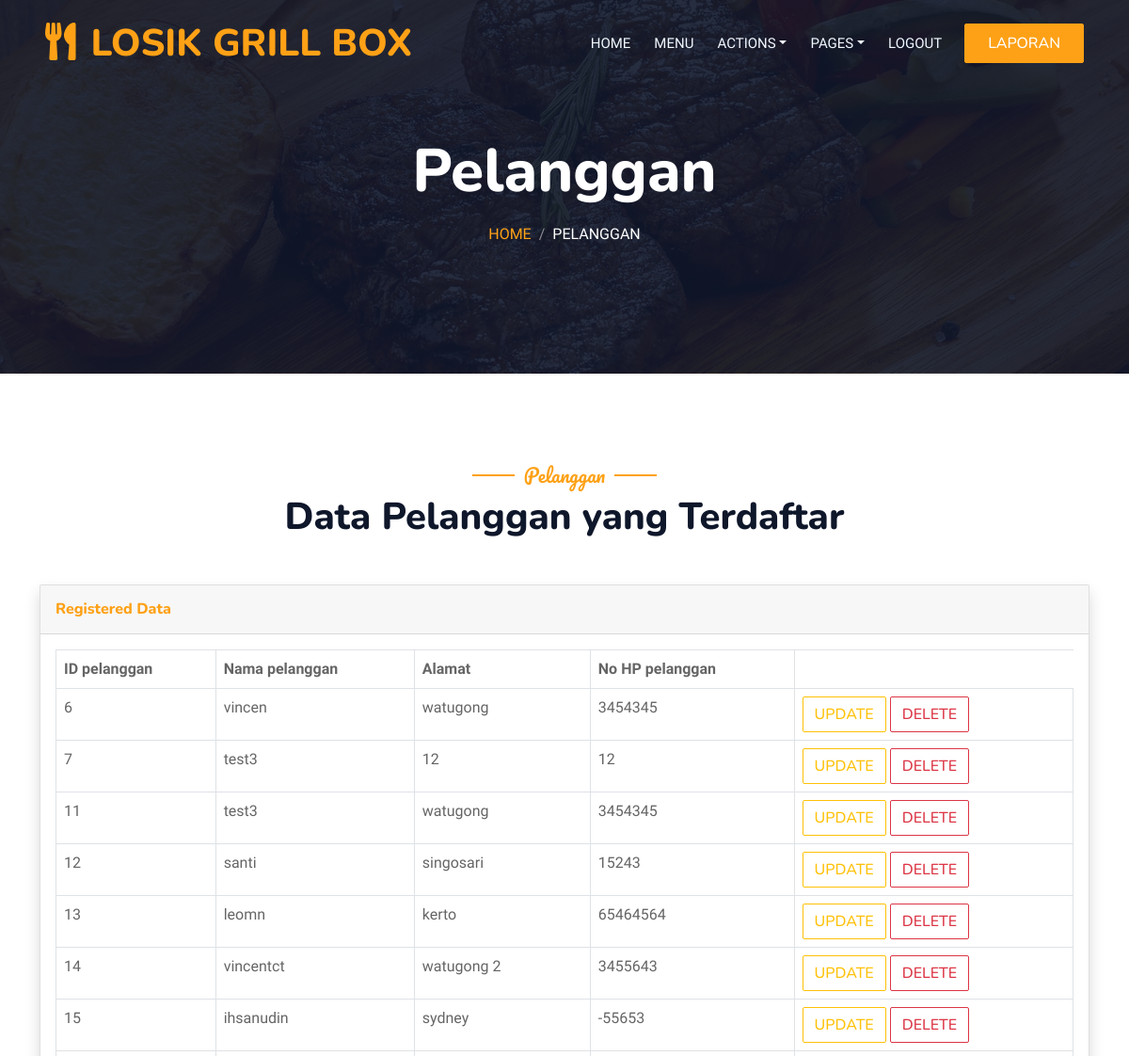
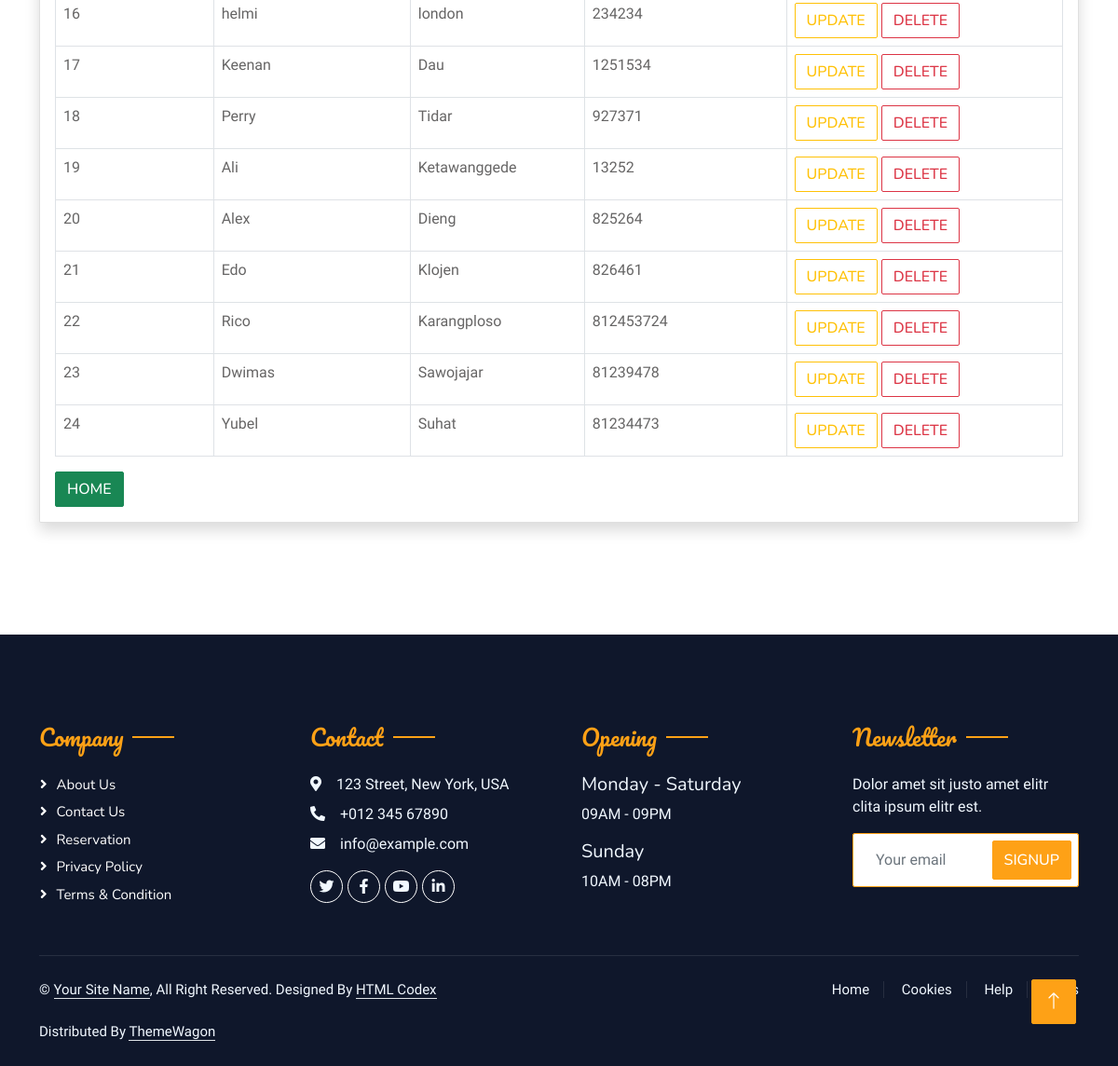
Page /pelanggan (signed in) on the committed database (2 pictures, top to bottom).
### grill/models.py (models this page shows, shortened)
class pelanggan(models.Model):
    id_pelanggan = models.AutoField(primary_key=True)
    nama_pelanggan = models.CharField(max_length=50)
    alamat = models.CharField(max_length=250)
    no_hp_pelanggan = models.IntegerField()

### grill/decorators.py (the view)
        def wrap(request,*args, **kwargs):
            group = None
            if request.user.groups.exists():
                group = request.user.groups.all()[0].name
            if group in allowed_roles:
                return func(request, *args, **kwargs)
            else:
                return render(request, 'logins/404.html')

### grill/context_processors.py (called while the page is built)
def asadmin(request):
    return {'asadmin':request.user.groups.filter(name='admin').exists()}

def asowner(request):
    return {'asowner':request.user.groups.filter(name='owner').exists()}

### grill/views.py (called while the page is built)
@login_required(login_url="login")
@role_required(["owner","admin"])
def pelanggan(request):
    pelangganobj = models.pelanggan.objects.all()
    return render(request, 'pelanggan/pelanggan.html',
                  {'pelangganobj': pelangganobj})

### grill/templates/pelanggan/pelanggan.html (shortened to what this page needs)
{% load static %}
<!DOCTYPE html>
<html lang="en">
<head>
    <link href="https://cdnjs.cloudflare.com/ajax/libs/font-awesome/5.10.0/css/all.min.css" rel="stylesheet">
    <link href="https://cdn.jsdelivr.net/npm/bootstrap-icons@1.4.1/font/bootstrap-icons.css" rel="stylesheet">
    <link href="{% static 'lib/animate/animate.min.css' %}" rel="stylesheet">
    <link href="{% static 'lib/owlcarousel/assets/owl.carousel.min.css' %}" rel="stylesheet">
    <link href="{% static 'lib/tempusdominus/css/tempusdominus-bootstrap-4.min.css' %}" rel="stylesheet" />
    <link href="{% static 'css/bootstrap.min.css' %}" rel="stylesheet">
    <link href="{% static 'css/style.css' %}" rel="stylesheet">
</head>
<body>
    <div class="container-xxl bg-white p-0">
        <div class="container-xxl position-relative p-0">
            <nav class="navbar navbar-expand-lg navbar-dark bg-dark px-4 px-lg-5 py-3 py-lg-0">
                <a href="" class="navbar-brand p-0">
                    <h1 class="text-primary m-0"><i class="fa fa-utensils me-3"></i>LOSIK GRILL BOX</h1>
                </a>
                <div class="collapse navbar-collapse" id="navbarCollapse">
                    <div class="navbar-nav ms-auto py-0 pe-4">
                        <a href="{% url 'login' %}" class="nav-item nav-link">Home</a>
                        <a href="{% url 'paket' %}" class="nav-item nav-link">Menu</a>
                        <div class="nav-item dropdown">
                            {% if asowner %}
                            <a href="#" class="nav-link dropdown-toggle" data-bs-toggle="dropdown">Actions</a>
                            {% endif %}
                        </div>
                        <div class="nav-item dropdown">
                            <a href="#" class="nav-link dropdown-toggle" data-bs-toggle="dropdown">Pages</a>
                        </div>
                        <a href="{% url 'performlogout' %}" class="nav-item nav-link">Logout</a>
                    </div>
                    {% if asowner %}
                    <a href="{% url 'laporan' %}" class="btn btn-primary py-2 px-4">Laporan</a>
                    {% endif %}
                </div>
            </nav>
            <div class="container-xxl py-5 bg-dark hero-header mb-5">
                <div class="container text-center my-5 pt-5 pb-4">
                    <h1 class="display-3 text-white mb-3 animated slideInDown">Pelanggan</h1>
                    <nav aria-label="breadcrumb">
                        <ol class="breadcrumb justify-content-center text-uppercase">
                            <li class="breadcrumb-item"><a href="{% url 'login' %}">Home</a></li>
                            <li class="breadcrumb-item text-white active" aria-current="page">Pelanggan</li>
                        </ol>
                    </nav>
                </div>
            </div>
        </div>
        <div class="container-xxl py-5">
            <div class="container">
                <div class="text-center wow fadeInUp" data-wow-delay="0.1s">
                    <h5 class="section-title ff-secondary text-center text-primary fw-normal">Pelanggan</h5>
                    <h1 class="mb-5">Data Pelanggan yang Terdaftar</h1>
                </div>
                <div class="card shadow mb-4">
                    <div class="card-header py-3">
                        <h6 class="m-0 font-weight-bold text-primary">Registered Data</h6>
                    </div>
                    <div class="card-body">
                        <div class="table-responsive">
                            <table class="table table-bordered" id="dataTable" width="100%" cellspacing="0">
                                <thead>
                                    <tr>
                                        <th>ID pelanggan</th>
                                        <th>Nama pelanggan</th>
                                        <th>Alamat</th>
                                        <th>No HP pelanggan</th>
                                    </tr>
                                </thead>
                                <tbody>
                                    {% for item in pelangganobj %}
                                    <tr>
                                        <td>{{ item.id_pelanggan }}</td>
                                        <td>{{ item.nama_pelanggan }}</td>
                                        <td>{{ item.alamat }}</td>
                                        <td>{{ item.no_hp_pelanggan }}</td>
                                        <td>
                                            <a href="{% url 'upelanggan' item.id_pelanggan %}"><button class="btn btn-outline-warning">Update</button></a>
                                            <a href="{% url 'dpelanggan' item.id_pelanggan  %}"><button class="btn btn-outline-danger">Delete</button></a>
                                        </td>
                                    </tr>
                                    {% endfor %}
                                </tbody>
                            </table>
                            </body>
                            <a href="{% url 'login' %}"><button class="btn btn-success">Home</button></a>
        <div class="container-fluid bg-dark text-light footer pt-5 mt-5 wow fadeIn" data-wow-delay="0.1s">
            <div class="container py-5">
                <div class="row g-5">
                    <div class="col-lg-3 col-md-6">
                        <h4 class="section-title ff-secondary text-start text-primary fw-normal mb-4">Company</h4>
                        <a class="btn btn-link" href="">About Us</a>
                        <a class="btn btn-link" href="">Contact Us</a>
                        <a class="btn btn-link" href="">Reservation</a>
                        <a class="btn btn-link" href="">Privacy Policy</a>
                        <a class="btn btn-link" href="">Terms & Condition</a>
                    </div>
                    <div class="col-lg-3 col-md-6">
                        <h4 class="section-title ff-secondary text-start text-primary fw-normal mb-4">Contact</h4>
                        <p class="mb-2"><i class="fa fa-map-marker-alt me-3"></i>123 Street, New York, USA</p>
                        <p class="mb-2"><i class="fa fa-phone-alt me-3"></i>+012 345 67890</p>
                        <p class="mb-2"><i class="fa fa-envelope me-3"></i>info@example.com</p>
                        <div class="d-flex pt-2">
                            <a class="btn btn-outline-light btn-social" href=""><i class="fab fa-twitter"></i></a>
                            <a class="btn btn-outline-light btn-social" href=""><i class="fab fa-facebook-f"></i></a>
                            <a class="btn btn-outline-light btn-social" href=""><i class="fab fa-youtube"></i></a>
                            <a class="btn btn-outline-light btn-social" href=""><i class="fab fa-linkedin-in"></i></a>
                        </div>
                    </div>
                    <div class="col-lg-3 col-md-6">
                        <h4 class="section-title ff-secondary text-start text-primary fw-normal mb-4">Opening</h4>
                        <h5 class="text-light fw-normal">Monday - Saturday</h5>
                        <p>09AM - 09PM</p>
                        <h5 class="text-light fw-normal">Sunday</h5>
                        <p>10AM - 08PM</p>
                    </div>
                    <div class="col-lg-3 col-md-6">
                        <h4 class="section-title ff-secondary text-start text-primary fw-normal mb-4">Newsletter</h4>
                        <p>Dolor amet sit justo amet elitr clita ipsum elitr est.</p>
                        <div class="position-relative mx-auto" style="max-width: 400px;">
                            <input class="form-control border-primary w-100 py-3 ps-4 pe-5" type="text" placeholder="Your email">
                            <button type="button" class="btn btn-primary py-2 position-absolute top-0 end-0 mt-2 me-2">SignUp</button>
                        </div>
                    </div>
                </div>
            </div>
            <div class="container">
                <div class="copyright">
                    <div class="row">
                        <div class="col-md-6 text-center text-md-start mb-3 mb-md-0">
                            &copy; <a class="border-bottom" href="#">Your Site Name</a>, All Right Reserved.
							Designed By <a class="border-bottom" href="https://htmlcodex.com">HTML Codex</a><br><br>
                            Distributed By <a class="border-bottom" href="https://themewagon.com" target="_blank">ThemeWagon</a>
                        </div>
                        <div class="col-md-6 text-center text-md-end">
                            <div class="footer-menu">
                                <a href="">Home</a>
                                <a href="">Cookies</a>
                                <a href="">Help</a>
                                <a href="">FQAs</a>
                            </div>
                        </div>
                    </div>
                </div>
            </div>
        </div>
        <a href="#" class="btn btn-lg btn-primary btn-lg-square back-to-top"><i class="bi bi-arrow-up"></i></a>
</body>
</html>

### static/css/style.css (style rules this page uses)
:root { --primary: #FEA116; --light: #F1F8FF; --dark: #0F172B; }
.ff-secondary { font-family: 'Pacifico', cursive; }
.back-to-top { position: fixed; display: none; right: 45px; bottom: 45px; z-index: 99; }
.btn { font-family: 'Nunito', sans-serif; font-weight: 500; text-transform: uppercase; transition: .5s; }
.btn.btn-primary, .btn.btn-secondary { color: #FFFFFF; }
.btn-lg-square { width: 48px; height: 48px; }
.btn-square, .btn-sm-square, .btn-lg-square { padding: 0; display: flex; align-items: center; justify-content: center; font-weight: normal; border-radius: 2px; }
.navbar-dark .navbar-nav .nav-link { position: relative; margin-left: 25px; padding: 35px 0; font-size: 15px; color: var(--light) !important; text-transform: uppercase; font-weight: 500; outline: none; transition: .5s; }
@media (min-width: 992px) { .navbar-dark { position: absolute; width: 100%; top: 0; left: 0; z-index: 999; background: transparent !important; } }
.hero-header { background: linear-gradient(rgba(15, 23, 43, .9), rgba(15, 23, 43, .9)), url(../img/bg-hero.jpg); background-position: center center; background-repeat: no-repeat; background-size: cover; }
.breadcrumb-item + .breadcrumb-item::before { color: rgba(255, 255, 255, .5); }
.section-title { position: relative; display: inline-block; }
.section-title::before { position: absolute; content: ""; width: 45px; height: 2px; top: 50%; left: -55px; margin-top: -1px; background: var(--primary); }
.section-title::after { position: absolute; content: ""; width: 45px; height: 2px; top: 50%; right: -55px; margin-top: -1px; background: var(--primary); }
.section-title.text-start::before, .section-title.text-end::after { display: none; }
.footer .btn.btn-social { margin-right: 5px; width: 35px; height: 35px; display: flex; align-items: center; justify-content: center; color: var(--light); border: 1px solid #FFFFFF; border-radius: 35px; transition: .3s; }
.footer .btn.btn-link { display: block; margin-bottom: 5px; padding: 0; text-align: left; color: #FFFFFF; font-size: 15px; font-weight: normal; text-transform: capitalize; transition: .3s; }
.footer .btn.btn-link::before { position: relative; content: "\f105"; font-family: "Font Awesome 5 Free"; font-weight: 900; margin-right: 10px; }
.footer .copyright { padding: 25px 0; font-size: 15px; border-top: 1px solid rgba(256, 256, 256, .1); }
.footer .copyright a { color: var(--light); }
.footer .footer-menu a { margin-right: 15px; padding-right: 15px; border-right: 1px solid rgba(255, 255, 255, .1); }
.footer .footer-menu a:last-child { margin-right: 0; padding-right: 0; border-right: none; }

### rows in the picture
pelanggan: id_pelanggan "6", nama_pelanggan "vincen", alamat "watugong", no_hp_pelanggan "3454345"
pelanggan: id_pelanggan "7", nama_pelanggan "test3", alamat "12", no_hp_pelanggan "12"
pelanggan: id_pelanggan "11", nama_pelanggan "test3", alamat "watugong", no_hp_pelanggan "3454345"
pelanggan: id_pelanggan "12", nama_pelanggan "santi", alamat "singosari", no_hp_pelanggan "15243"
pelanggan: id_pelanggan "13", nama_pelanggan "leomn", alamat "kerto", no_hp_pelanggan "65464564"
pelanggan: id_pelanggan "14", nama_pelanggan "vincentct", alamat "watugong 2", no_hp_pelanggan "3455643"
pelanggan: id_pelanggan "15", nama_pelanggan "ihsanudin", alamat "sydney", no_hp_pelanggan "-55653"
pelanggan: id_pelanggan "16", nama_pelanggan "helmi", alamat "london", no_hp_pelanggan "234234"
pelanggan: id_pelanggan "17", nama_pelanggan "Keenan", alamat "Dau", no_hp_pelanggan "1251534"
pelanggan: id_pelanggan "18", nama_pelanggan "Perry", alamat "Tidar", no_hp_pelanggan "927371"
pelanggan: id_pelanggan "19", nama_pelanggan "Ali", alamat "Ketawanggede", no_hp_pelanggan "13252"
pelanggan: id_pelanggan "20", nama_pelanggan "Alex", alamat "Dieng", no_hp_pelanggan "825264"
pelanggan: id_pelanggan "21", nama_pelanggan "Edo", alamat "Klojen", no_hp_pelanggan "826461"
pelanggan: id_pelanggan "22", nama_pelanggan "Rico", alamat "Karangploso", no_hp_pelanggan "812453724"
pelanggan: id_pelanggan "23", nama_pelanggan "Dwimas", alamat "Sawojajar", no_hp_pelanggan "81239478"
pelanggan: id_pelanggan "24", nama_pelanggan "Yubel", alamat "Suhat", no_hp_pelanggan "81234473"
